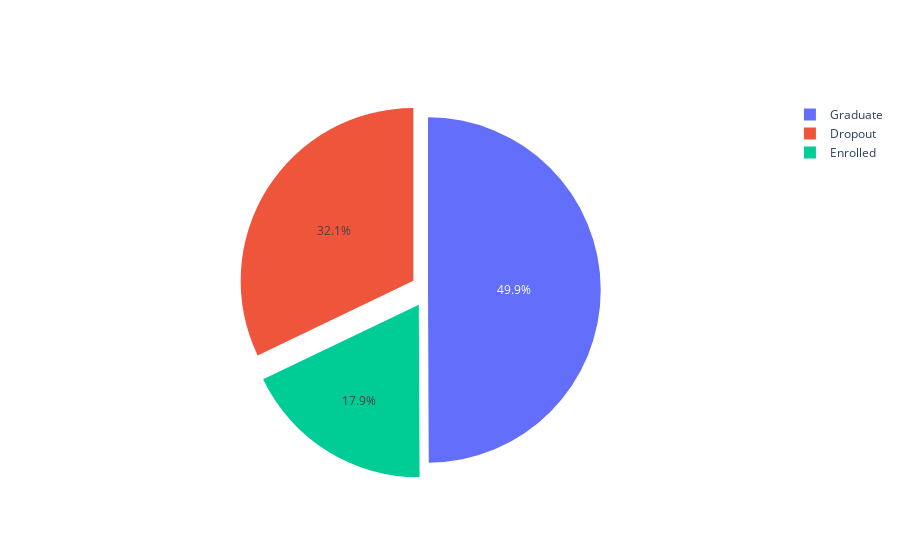

Notebook source saved alongside this figure:
### Markdown cell above
### 1) Visulalizing the total number of students dropout, graduate and enrolled

### Code cell
v = data['Target'].value_counts()

import plotly.graph_objects as go

labels = ['Graduate', 'Dropout', 'Enrolled']

fig = go.Figure(data=[go.Pie(labels=labels, values=v, pull=[0,0.1, 0.1])])
fig.show()

### Figure 1 — Plotly figure (JSON) as saved in the notebook; plotly's stock layout.template omitted (floating-point values rounded to 4 significant figures)
{"data": [{"labels": ["Graduate", "Dropout", "Enrolled"], "pull": [0, 0.1, 0.1], "type": "pie", "values": [2209, 1421, 794]}], "layout": {}}
